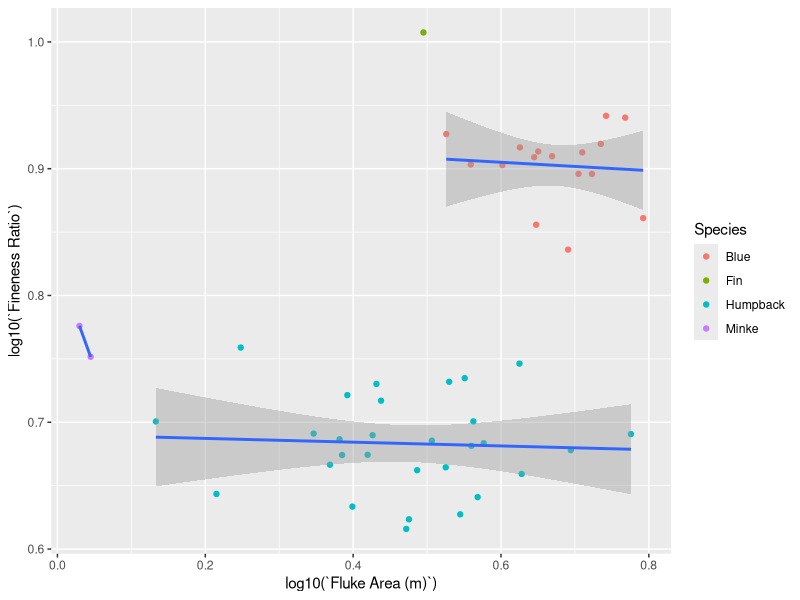
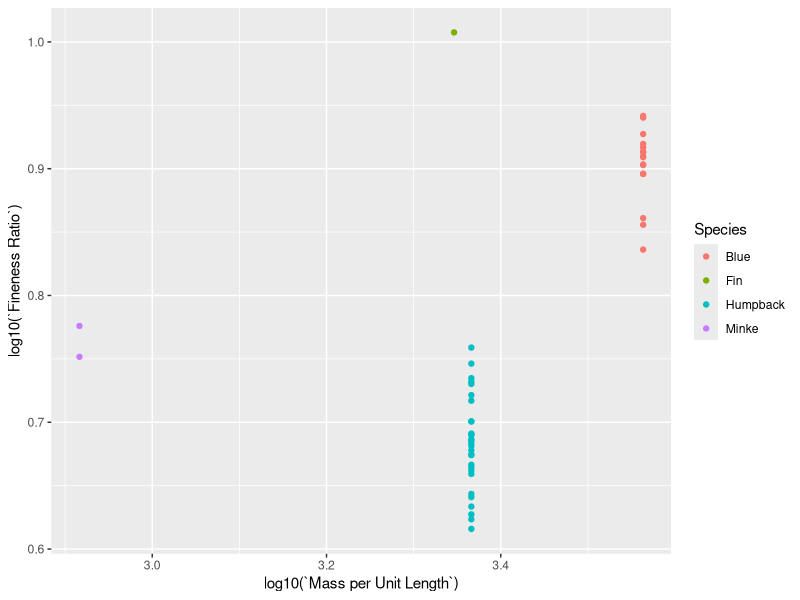
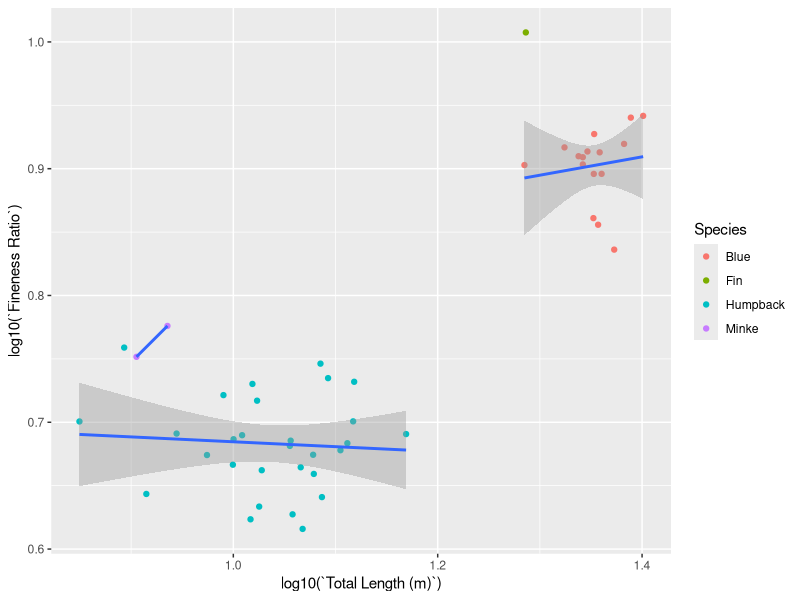
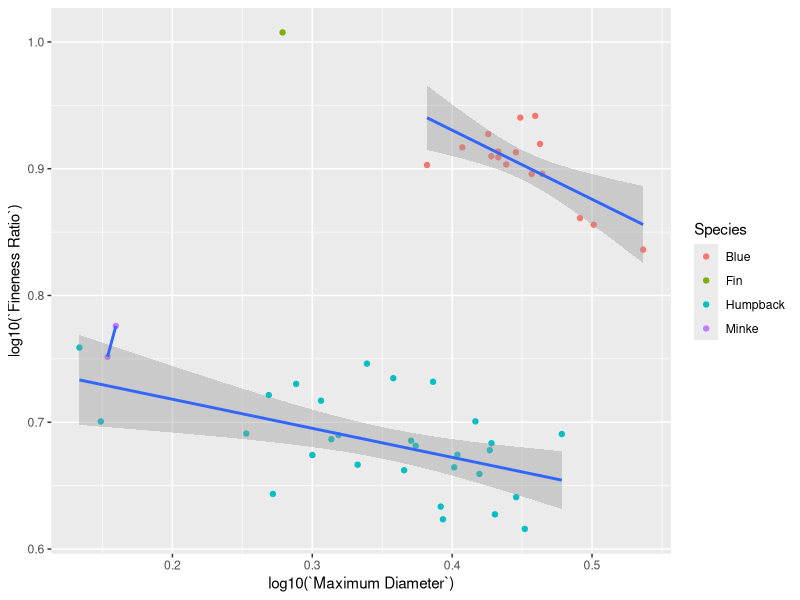

Here is the R script that generated these plots, in order:
####################
# Hayden's Figures
####################

#load packages----
library(tidyverse)
library(readxl)

# importing data----
d_master <- read_excel("Data Sheet with Fluke Area and Chord Length.xlsx")
d_matlab <-  read_excel("Good R MATLAB.xlsx")
# joining data frames
d_full <- left_join(d_master, d_matlab, by = c("ID #","Species", "Whale")) #ID 15 Fin Whale is not loading (NA)

##############
# Fineness Ratio Figures
##############

# Figure Fineness Ratio vs. Fluke Area
FRvFA <- ggplot(data = d_full, aes(log10(`Fluke Area (m)`), log10(`Fineness Ratio`))) +
  geom_point(aes(color = Species)) + 
  geom_smooth(aes(group = Species), method = 'lm')
FRvFA

# Figure Fineness Ratio vs. Mass per Unit Length 
FRvMpUL <- ggplot(data = d_full, aes(log10(`Mass per Unit Length`), log10(`Fineness Ratio`))) +
  geom_point(aes(color = Species)) + 
  geom_smooth(aes(group = Species), method = 'lm')
FRvMpUL 

# Figure Fineness Ratio vs. Total Length 
FRvTL <- ggplot(data = d_full, aes(log10(`Total Length (m)`), log10(`Fineness Ratio`))) +
  geom_point(aes(color = Species)) + 
  geom_smooth(aes(group = Species), method = 'lm')
FRvTL

# Figure Fineness Ratio vs. Maximum Diameter 
FRvTL <- ggplot(data = d_full, aes(log10(`Maximum Diameter`), log10(`Fineness Ratio`))) +
  geom_point(aes(color = Species)) + 
  geom_smooth(aes(group = Species), method = 'lm')
FRvTL